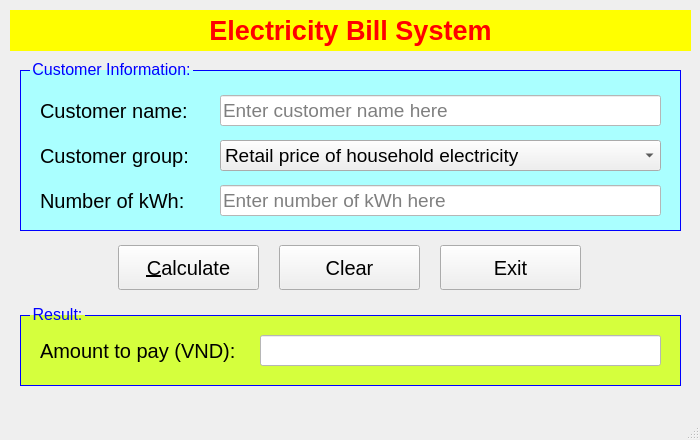
<?xml version="1.0" encoding="UTF-8"?>
<ui version="4.0">
 <class>MainWindow</class>
 <widget class="QMainWindow" name="MainWindow">
  <property name="geometry">
   <rect>
    <x>0</x>
    <y>0</y>
    <width>700</width>
    <height>440</height>
   </rect>
  </property>
  <property name="windowTitle">
   <string>Hoang Phuong Anh - K244111451</string>
  </property>
  <widget class="QWidget" name="centralwidget">
   <widget class="QLabel" name="label">
    <property name="geometry">
     <rect>
      <x>10</x>
      <y>10</y>
      <width>681</width>
      <height>41</height>
     </rect>
    </property>
    <property name="font">
     <font>
      <pointsize>20</pointsize>
      <bold>true</bold>
     </font>
    </property>
    <property name="styleSheet">
     <string notr="true">color: rgb(255, 0, 0);
background-color: rgb(255, 255, 0);</string>
    </property>
    <property name="text">
     <string>Electricity Bill System</string>
    </property>
    <property name="alignment">
     <set>Qt::AlignCenter</set>
    </property>
   </widget>
   <widget class="QGroupBox" name="groupBox">
    <property name="geometry">
     <rect>
      <x>20</x>
      <y>60</y>
      <width>661</width>
      <height>171</height>
     </rect>
    </property>
    <property name="font">
     <font>
      <pointsize>12</pointsize>
     </font>
    </property>
    <property name="styleSheet">
     <string notr="true">QGroupBox {
background-color: rgb(170, 255, 255);
border: 1px solid rgb(0, 0, 255);
margin-top: 10px;
}
QGroupBox::title {
subcontrol-origin: margin;
left: 10px;
color: rgb(0, 0, 255);
}</string>
    </property>
    <property name="title">
     <string>Customer Information:</string>
    </property>
    <widget class="QLabel" name="customerNameLabel">
     <property name="geometry">
      <rect>
       <x>20</x>
       <y>35</y>
       <width>171</width>
       <height>31</height>
      </rect>
     </property>
     <property name="font">
      <font>
       <pointsize>15</pointsize>
      </font>
     </property>
     <property name="text">
      <string>Customer name:</string>
     </property>
    </widget>
    <widget class="QLineEdit" name="customerNameLineEdit">
     <property name="geometry">
      <rect>
       <x>200</x>
       <y>35</y>
       <width>441</width>
       <height>31</height>
      </rect>
     </property>
     <property name="font">
      <font>
       <pointsize>14</pointsize>
      </font>
     </property>
     <property name="styleSheet">
      <string notr="true">background-color: rgb(255, 255, 255);
color: rgb(0, 0, 0);</string>
     </property>
     <property name="placeholderText">
      <string>Enter customer name here</string>
     </property>
    </widget>
    <widget class="QLabel" name="customerGroupLabel">
     <property name="geometry">
      <rect>
       <x>20</x>
       <y>80</y>
       <width>171</width>
       <height>31</height>
      </rect>
     </property>
     <property name="font">
      <font>
       <pointsize>15</pointsize>
      </font>
     </property>
     <property name="text">
      <string>Customer group:</string>
     </property>
    </widget>
    <widget class="QComboBox" name="customerGroupComboBox">
     <property name="geometry">
      <rect>
       <x>200</x>
       <y>80</y>
       <width>441</width>
       <height>31</height>
      </rect>
     </property>
     <property name="font">
      <font>
       <pointsize>14</pointsize>
      </font>
     </property>
     <item>
      <property name="text">
       <string>Retail price of household electricity</string>
      </property>
     </item>
     <item>
      <property name="text">
       <string>Household using prepaid card meters</string>
      </property>
     </item>
    </widget>
    <widget class="QLabel" name="kwhLabel">
     <property name="geometry">
      <rect>
       <x>20</x>
       <y>125</y>
       <width>171</width>
       <height>31</height>
      </rect>
     </property>
     <property name="font">
      <font>
       <pointsize>15</pointsize>
      </font>
     </property>
     <property name="text">
      <string>Number of kWh:</string>
     </property>
    </widget>
    <widget class="QLineEdit" name="kwhLineEdit">
     <property name="geometry">
      <rect>
       <x>200</x>
       <y>125</y>
       <width>441</width>
       <height>31</height>
      </rect>
     </property>
     <property name="font">
      <font>
       <pointsize>14</pointsize>
      </font>
     </property>
     <property name="styleSheet">
      <string notr="true">background-color: rgb(255, 255, 255);
color: rgb(0, 0, 0);</string>
     </property>
     <property name="placeholderText">
      <string>Enter number of kWh here</string>
     </property>
    </widget>
   </widget>
   <widget class="QPushButton" name="pushButton_calc">
    <property name="geometry">
     <rect>
      <x>118</x>
      <y>245</y>
      <width>141</width>
      <height>45</height>
     </rect>
    </property>
    <property name="font">
     <font>
      <pointsize>15</pointsize>
     </font>
    </property>
    <property name="text">
     <string>&amp;Calculate</string>
    </property>
    <property name="icon">
     <iconset>
      <normaloff>../images/calculator.png</normaloff>
      ../images/calculator.png
     </iconset>
    </property>
    <property name="iconSize">
     <size>
      <width>32</width>
      <height>32</height>
     </size>
    </property>
   </widget>
   <widget class="QPushButton" name="pushButton_clear">
    <property name="geometry">
     <rect>
      <x>279</x>
      <y>245</y>
      <width>141</width>
      <height>45</height>
     </rect>
    </property>
    <property name="font">
     <font>
      <pointsize>15</pointsize>
     </font>
    </property>
    <property name="text">
     <string>Clear</string>
    </property>
    <property name="icon">
     <iconset>
      <normaloff>../images/clear.png</normaloff>
      ../images/clear.png
     </iconset>
    </property>
    <property name="iconSize">
     <size>
      <width>32</width>
      <height>32</height>
     </size>
    </property>
   </widget>
   <widget class="QPushButton" name="pushButton_exit">
    <property name="geometry">
     <rect>
      <x>440</x>
      <y>245</y>
      <width>141</width>
      <height>45</height>
     </rect>
    </property>
    <property name="font">
     <font>
      <pointsize>15</pointsize>
     </font>
    </property>
    <property name="text">
     <string>Exit</string>
    </property>
    <property name="icon">
     <iconset>
      <normaloff>../images/exit.png</normaloff>
      ../images/exit.png
     </iconset>
    </property>
    <property name="iconSize">
     <size>
      <width>32</width>
      <height>32</height>
     </size>
    </property>
   </widget>
   <widget class="QGroupBox" name="groupBox_2">
    <property name="geometry">
     <rect>
      <x>20</x>
      <y>305</y>
      <width>661</width>
      <height>81</height>
     </rect>
    </property>
    <property name="font">
     <font>
      <pointsize>12</pointsize>
     </font>
    </property>
    <property name="styleSheet">
     <string notr="true">QGroupBox {
background-color: rgb(213, 255, 61);
border: 1px solid rgb(0, 0, 255);
margin-top: 10px;
}
QGroupBox::title {
subcontrol-origin: margin;
left: 10px;
color: rgb(0, 0, 255);
}</string>
    </property>
    <property name="title">
     <string>Result:</string>
    </property>
    <widget class="QLabel" name="amountLabel">
     <property name="geometry">
      <rect>
       <x>20</x>
       <y>30</y>
       <width>211</width>
       <height>31</height>
      </rect>
     </property>
     <property name="font">
      <font>
       <pointsize>15</pointsize>
      </font>
     </property>
     <property name="text">
      <string>Amount to pay (VND):</string>
     </property>
    </widget>
    <widget class="QLineEdit" name="amountLineEdit">
     <property name="geometry">
      <rect>
       <x>240</x>
       <y>30</y>
       <width>401</width>
       <height>31</height>
      </rect>
     </property>
     <property name="font">
      <font>
       <pointsize>15</pointsize>
       <bold>true</bold>
      </font>
     </property>
     <property name="styleSheet">
      <string notr="true">background-color: rgb(255, 255, 255);
color: rgb(0, 0, 255);</string>
     </property>
     <property name="alignment">
      <set>Qt::AlignRight|Qt::AlignTrailing|Qt::AlignVCenter</set>
     </property>
     <property name="readOnly">
      <bool>true</bool>
     </property>
    </widget>
   </widget>
  </widget>
  <widget class="QMenuBar" name="menubar">
   <property name="geometry">
    <rect>
     <x>0</x>
     <y>0</y>
     <width>700</width>
     <height>22</height>
    </rect>
   </property>
  </widget>
  <widget class="QStatusBar" name="statusbar"/>
 </widget>
 <tabstops>
  <tabstop>customerNameLineEdit</tabstop>
  <tabstop>customerGroupComboBox</tabstop>
  <tabstop>kwhLineEdit</tabstop>
  <tabstop>pushButton_calc</tabstop>
  <tabstop>pushButton_clear</tabstop>
  <tabstop>pushButton_exit</tabstop>
 </tabstops>
 <resources/>
 <connections/>
</ui>
